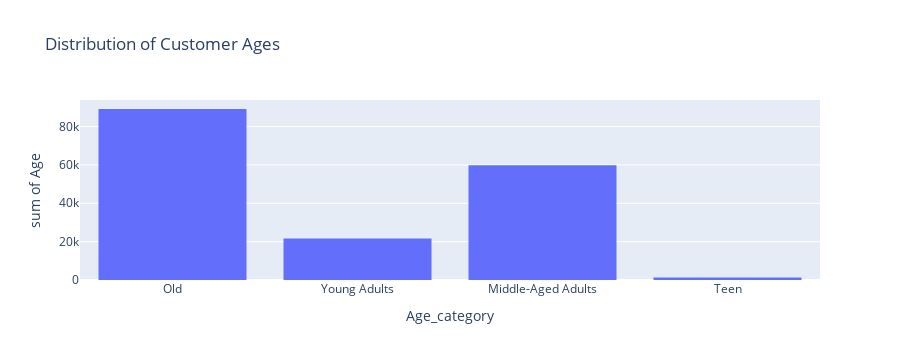

The code cell stored with this chart in its notebook:
### Code cell
fig = px.histogram(shop , y = 'Age' , x = 'Age_category' , title= 'Distribution of Customer Ages' ) 
fig.show()

### Figure 1 — Plotly figure (JSON) as saved in the notebook; plotly's stock layout.template omitted (floating-point values rounded to 4 significant figures; data arrays with more than 128 entries replaced by an {"elided": "..."} marker saying what was removed)
{"data": [{"alignmentgroup": "True", "bingroup": "x", "histfunc": "sum", "hovertemplate": "Age_category=%{x}<br>sum of Age=%{y}<extra></extra>", "legendgroup": "", "marker": {"color": "#636efa", "pattern": {"shape": ""}}, "name": "", "offsetgroup": "", "orientation": "v", "showlegend": false, "type": "histogram", "x": {"elided": "3900 str values"}, "xaxis": "x", "y": {"elided": "3900 int values"}, "yaxis": "y"}], "layout": {"barmode": "relative", "height": 360, "legend": {"tracegroupgap": 0}, "title": {"text": "Distribution of Customer Ages"}, "xaxis": {"anchor": "y", "autorange": true, "domain": [0, 1], "range": [-0.5, 3.5], "title": {"text": "Age_category"}, "type": "category"}, "yaxis": {"anchor": "x", "autorange": true, "domain": [0, 1], "range": [0, 93850.0], "title": {"text": "sum of Age"}, "type": "linear"}}}
